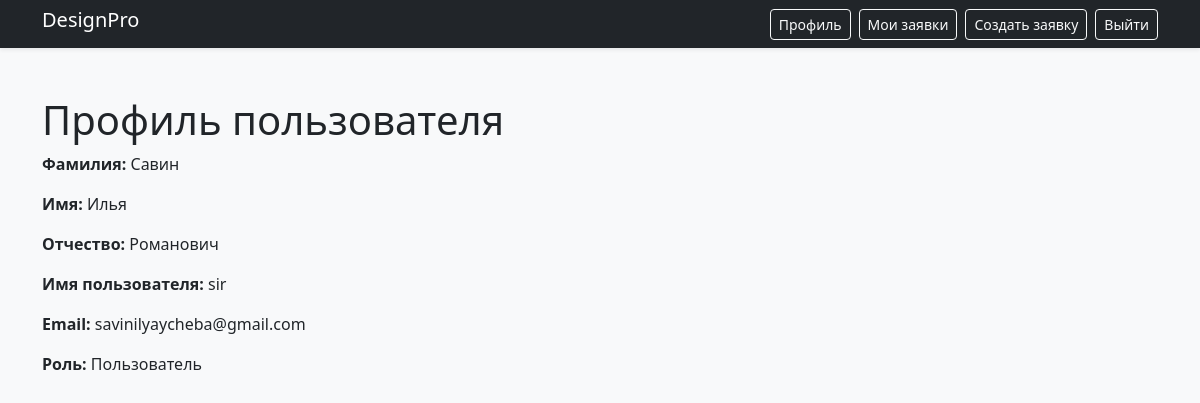
The page /catalog/profile (signed in) on the database its author committed.
### catalog/models.py (models this page shows, shortened)
class AdvUser(AbstractUser):
    email = models.EmailField(unique=True, null=False, verbose_name='Email адрес')
    patronymic = models.CharField(max_length=200)
    class Meta:
        permissions = (("moderator_access", "Доступ модератора"),)

### catalog/views.py (the view)
# urls.py: path('profile', views.profile_view, name='profile'),
@login_required
def profile_view(request):
    return render(request, 'catalog/profile.html')

### catalog/templates/catalog/profile.html (shortened to what this page needs)
{% extends 'catalog/base_template.html' %}
{% block content %}
    <h1>Профиль пользователя</h1>
    <div style="max-width: 600px;">
        <div>
            <p><strong>Фамилия:</strong> {{ user.last_name }}</p>
        </div>
        <div>
            <p><strong>Имя:</strong> {{ user.first_name }}</p>
        </div>
        <div>
            <p><strong>Отчество:</strong> {{ user.patronymic }}</p>
        </div>
        <div>
            <p><strong>Имя пользователя:</strong> {{ user.username }}</p>
        </div>
        <div>
            <p><strong>Email:</strong> {{ user.email }}</p>
        </div>
        <div>
            <p><strong>Роль:</strong>
                {% if perms.catalog.moderator_access %}
                    Модератор
                {% else %}
                    Пользователь
                {% endif %}
            </p>
        </div>
    </div>
{% endblock %}

### rows shown on the page
AdvUser: last_name "Савин", first_name "Илья", patronymic "Романович", username "sir", email "savinilyaycheba@gmail.com"
